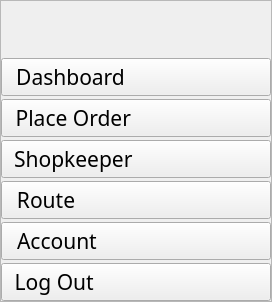
        <widget class="QFrame" name="MenuBar">
         <property name="maximumSize">
          <size>
           <width>380</width>
           <height>16777215</height>
          </size>
         </property>
         <property name="styleSheet">
          <string notr="true">border:2px solid #48ACAC;
background-color:#48ACAC;
color:white;
QPushButton::hover
{
background-color : rgb(48,147,141);
}
</string>
         </property>
         <property name="frameShape">
          <enum>QFrame::StyledPanel</enum>
         </property>
         <property name="frameShadow">
          <enum>QFrame::Raised</enum>
         </property>
         <layout class="QVBoxLayout" name="verticalLayout">
          <property name="spacing">
           <number>3</number>
          </property>
          <property name="leftMargin">
           <number>0</number>
          </property>
          <property name="topMargin">
           <number>0</number>
          </property>
          <property name="rightMargin">
           <number>0</number>
          </property>
          <property name="bottomMargin">
           <number>0</number>
          </property>
          <item>
           <widget class="QLabel" name="label">
            <property name="maximumSize">
             <size>
              <width>16777215</width>
              <height>100</height>
             </size>
            </property>
            <property name="text">
             <string/>
            </property>
            <property name="pixmap">
             <pixmap resource="resources2.qrc">:/Icons/Icons/logoApto-removebg-preview.png</pixmap>
            </property>
           </widget>
          </item>
          <item>
           <spacer name="verticalSpacer">
            <property name="orientation">
             <enum>Qt::Vertical</enum>
            </property>
            <property name="sizeType">
             <enum>QSizePolicy::Maximum</enum>
            </property>
            <property name="sizeHint" stdset="0">
             <size>
              <width>15</width>
              <height>40</height>
             </size>
            </property>
           </spacer>
          </item>
          <item>
           <widget class="QPushButton" name="btnSalesTeamDashboard">
            <property name="maximumSize">
             <size>
              <width>16777215</width>
              <height>70</height>
             </size>
            </property>
            <property name="font">
             <font>
              <family>Century Gothic</family>
              <pointsize>16</pointsize>
             </font>
            </property>
            <property name="cursor">
             <cursorShape>PointingHandCursor</cursorShape>
            </property>
            <property name="styleSheet">
             <string notr="true">
QPushButton::hover
{
background-color : rgb(47,149,141);
}
#ManagerDashboard
{
color: rgb(255, 255, 255);
}
#ManagerDashboard::hover
{
background-color : rgb(47, 149, 141);
}



</string>
            </property>
            <property name="text">
             <string>  Dashboard                          </string>
            </property>
            <property name="icon">
             <iconset resource="resources2.qrc">
              <normaloff>:/Icons/Icons/Dashboard.png</normaloff>:/Icons/Icons/Dashboard.png</iconset>
            </property>
            <property name="iconSize">
             <size>
              <width>40</width>
              <height>40</height>
             </size>
            </property>
            <property name="default">
             <bool>false</bool>
            </property>
            <property name="flat">
             <bool>false</bool>
            </property>
           </widget>
          </item>
          <item>
           <widget class="QPushButton" name="btnSalesTeamPlaceOrder">
            <property name="maximumSize">
             <size>
              <width>16777215</width>
              <height>70</height>
             </size>
            </property>
            <property name="font">
             <font>
              <family>Century Gothic</family>
              <pointsize>16</pointsize>
             </font>
            </property>
            <property name="cursor">
             <cursorShape>PointingHandCursor</cursorShape>
            </property>
            <property name="styleSheet">
             <string notr="true">
QPushButton::hover
{
background-color : rgb(47,149,141);
}

#ManagerAgentManagement
{

color: rgb(255, 255, 255);
}
#ManagerAgentManagement::hover
{
background-color : rgb(47, 149, 141);
}


</string>
            </property>
            <property name="text">
             <string> Place Order                        </string>
            </property>
            <property name="icon">
             <iconset resource="resources2.qrc">
              <normaloff>:/Icons/Icons/Management.png</normaloff>:/Icons/Icons/Management.png</iconset>
            </property>
            <property name="iconSize">
             <size>
              <width>40</width>
              <height>35</height>
             </size>
            </property>
           </widget>
          </item>
          <item>
           <widget class="QPushButton" name="btnSalesTeamShopkeeper">
            <property name="maximumSize">
             <size>
              <width>16777215</width>
              <height>70</height>
             </size>
            </property>
            <property name="font">
             <font>
              <family>Century Gothic</family>
              <pointsize>16</pointsize>
             </font>
            </property>
            <property name="cursor">
             <cursorShape>PointingHandCursor</cursorShape>
            </property>
            <property name="styleSheet">
             <string notr="true">
QPushButton::hover
{
background-color : rgb(47,149,141);
}
#ManagerOrderDispatcher
{
color: rgb(255, 255, 255);
}
#ManagerOrderDispatcher::hover
{
background-color : rgb(47, 149, 141);
}


</string>
            </property>
            <property name="text">
             <string> Shopkeeper                        </string>
            </property>
            <property name="icon">
             <iconset resource="resources2.qrc">
              <normaloff>:/Icons/Icons/Management.png</normaloff>:/Icons/Icons/Management.png</iconset>
            </property>
            <property name="iconSize">
             <size>
              <width>35</width>
              <height>40</height>
             </size>
            </property>
           </widget>
          </item>
          <item>
           <widget class="QPushButton" name="btnSalesTeamRoute">
            <property name="maximumSize">
             <size>
              <width>16777215</width>
              <height>70</height>
             </size>
            </property>
            <property name="font">
             <font>
              <family>Century Gothic</family>
              <pointsize>16</pointsize>
             </font>
            </property>
            <property name="cursor">
             <cursorShape>PointingHandCursor</cursorShape>
            </property>
            <property name="styleSheet">
             <string notr="true">
QPushButton::hover
{
background-color : rgb(47,149,141);
}
#ManagerDeliveryManagement
{

color: rgb(255, 255, 255);
}
#ManagerDeliveryManagement::hover
{
background-color : rgb(47, 149, 141);
}


</string>
            </property>
            <property name="text">
             <string> Route                                  </string>
            </property>
            <property name="icon">
             <iconset resource="resources2.qrc">
              <normaloff>:/Icons/Icons/Truck.png</normaloff>:/Icons/Icons/Truck.png</iconset>
            </property>
            <property name="iconSize">
             <size>
              <width>35</width>
              <height>40</height>
             </size>
            </property>
           </widget>
          </item>
          <item>
           <widget class="QPushButton" name="btnSalesTeamAccount">
            <property name="maximumSize">
             <size>
              <width>16777215</width>
              <height>70</height>
             </size>
            </property>
            <property name="font">
             <font>
              <family>Century Gothic</family>
              <pointsize>16</pointsize>
             </font>
            </property>
            <property name="cursor">
             <cursorShape>PointingHandCursor</cursorShape>
            </property>
            <property name="styleSheet">
             <string notr="true">
QPushButton::hover
{
background-color : rgb(47,149,141);
}
#ManagerAccount
{

color: rgb(255, 255, 255);
}
#ManagerAccount::hover
{
background-color : rgb(47, 149, 141);
}


</string>
            </property>
            <property name="text">
             <string> Account                              </string>
            </property>
            <property name="icon">
             <iconset resource="resources2.qrc">
              <normaloff>:/Icons/Icons/account.png</normaloff>:/Icons/Icons/account.png</iconset>
            </property>
            <property name="iconSize">
             <size>
              <width>35</width>
              <height>40</height>
             </size>
            </property>
           </widget>
          </item>
          <item>
           <widget class="QPushButton" name="btnSalesTeamLogOut">
            <property name="maximumSize">
             <size>
              <width>16777215</width>
              <height>70</height>
             </size>
            </property>
            <property name="font">
             <font>
              <family>Century Gothic</family>
              <pointsize>16</pointsize>
             </font>
            </property>
            <property name="cursor">
             <cursorShape>PointingHandCursor</cursorShape>
            </property>
            <property name="styleSheet">
             <string notr="true">
QPushButton::hover
{
background-color : rgb(47,149,141);
}
#ManagerLogOut
{

color: rgb(255, 255, 255);
}
#ManagerLogOut::hover
{
background-color : rgb(47, 149, 141);
}


</string>
            </property>
            <property name="text">
             <string> Log Out                               </string>
            </property>
            <property name="icon">
             <iconset resource="resources2.qrc">
              <normaloff>:/Icons/Icons/icons8-logout-rounded-60.png</normaloff>:/Icons/Icons/icons8-logout-rounded-60.png</iconset>
            </property>
            <property name="iconSize">
             <size>
              <width>35</width>
              <height>40</height>
             </size>
            </property>
           </widget>
          </item>
         </layout>
        </widget>
